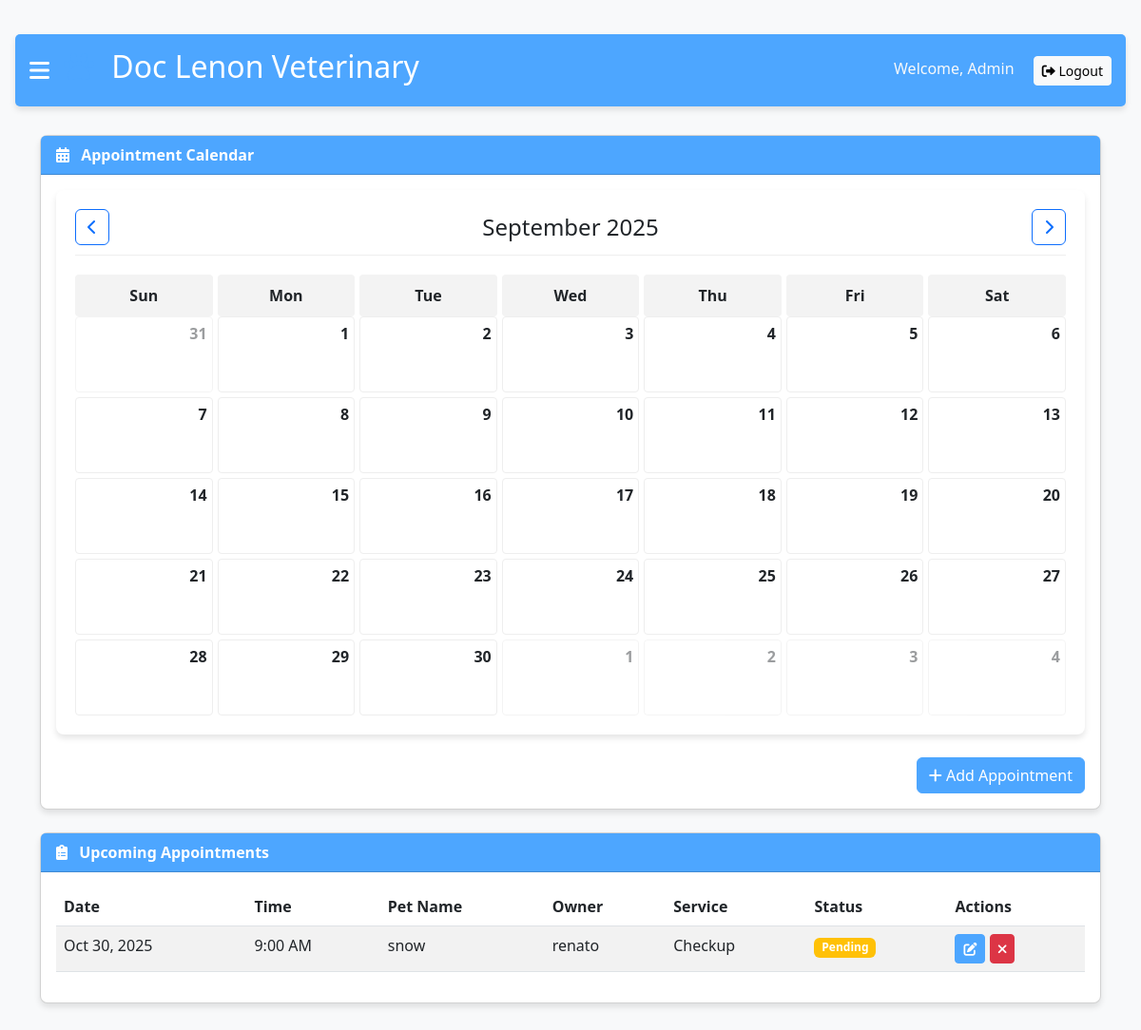
Page /c3.php?year=2025&month=9 (signed in) on the earlier database version.
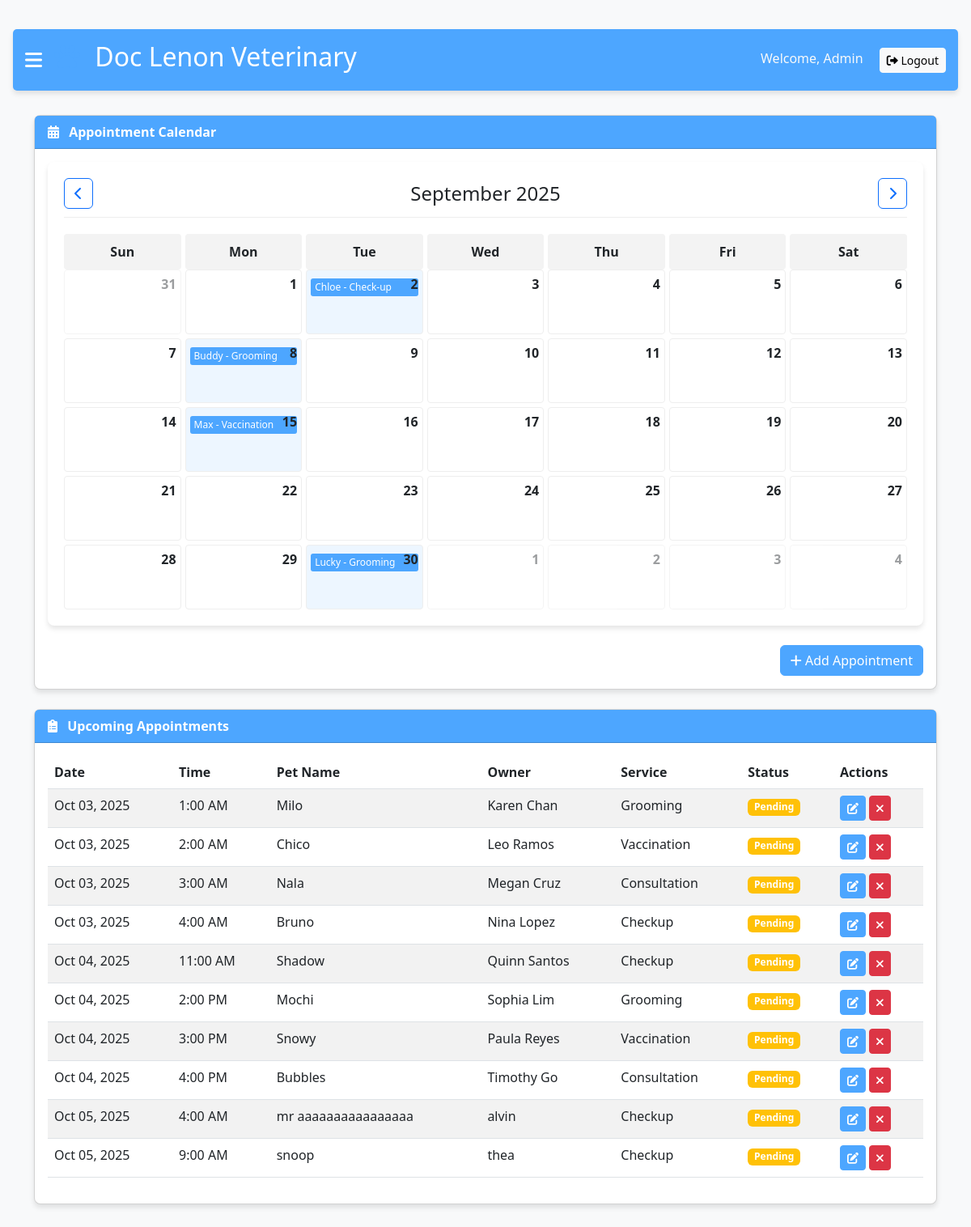
Same page on the later database version.
### tables this page shows
CREATE TABLE `appointments` (
  `id` int(11) NOT NULL,
  `appointment_date` date NOT NULL,
  `appointment_time` time NOT NULL,
  `pet_name` varchar(100) NOT NULL,
  `pet_type` varchar(50) NOT NULL,
  `owner_name` varchar(100) NOT NULL,
  `owner_phone` varchar(20) NOT NULL,
  `service_type` varchar(50) NOT NULL,
  `notes` text DEFAULT NULL,
  `status` varchar(20) DEFAULT 'Pending',
  `created_at` timestamp NOT NULL DEFAULT current_timestamp()
);

### c3.php (the view, shortened to what the changed rows need)
<?php
$servername = "localhost";
$username = "root";
$password = "";
$dbname = "taho";
$conn = new mysqli($servername, $username, $password, $dbname);
$year = isset($_GET['year']) ? intval($_GET['year']) : date('Y');
$month = isset($_GET['month']) ? intval($_GET['month']) : date('n');
$firstDayOfMonth = mktime(0, 0, 0, $month, 1, $year);
$numberDays = date('t', $firstDayOfMonth);
$dateComponents = getdate($firstDayOfMonth);
$dayOfWeek = $dateComponents['wday'];
$appointments = [];
$sql = "SELECT * FROM appointments";
$result = $conn->query($sql);
if ($result && $result->num_rows > 0) {
    while ($row = $result->fetch_assoc()) {
        $date = $row['appointment_date'];
        if (!isset($appointments[$date])) {
            $appointments[$date] = [];
        }
        $appointments[$date][] = [
            'id' => $row['id'],
            'pet_name' => htmlspecialchars($row['pet_name']),
            'service' => htmlspecialchars($row['service_type']),
            'time' => date('g:i A', strtotime($row['appointment_time']))
        ];
    }
}
$upcomingAppointments = [];
$sql = "SELECT * FROM appointments WHERE appointment_date >= CURDATE() ORDER BY appointment_date, appointment_time LIMIT 10";
$result = $conn->query($sql);
if ($result && $result->num_rows > 0) {
    while ($row = $result->fetch_assoc()) {
        $upcomingAppointments[] = [
            'id' => $row['id'],
            'date' => date('M d, Y', strtotime($row['appointment_date'])),
            'time' => date('g:i A', strtotime($row['appointment_time'])),
            'pet_name' => htmlspecialchars($row['pet_name']),
            'owner' => htmlspecialchars($row['owner_name']),
            'service' => htmlspecialchars($row['service_type']),
            'status' => 'Pending'
        ];
    }
}
?>
<!DOCTYPE html>
<html lang="en">
<head>
    <link href="https://cdn.jsdelivr.net/npm/bootstrap@5.3.0-alpha1/dist/css/bootstrap.min.css" rel="stylesheet">
    <link rel="stylesheet" href="https://cdnjs.cloudflare.com/ajax/libs/font-awesome/6.0.0/css/all.min.css">
</head>
<body>
    <div id="main" class="main-content">
        <div class="admin-header">
            <div class="d-flex align-items-center">
                <h2><i class="fas fa-paw paw-logo"></i> Doc Lenon Veterinary</h2>
            </div>
        </div>
        <div class="container">
            <div class="row">
                <div class="col-md-12">
                    <div class="card mb-4">
                        <div class="card-body">
                            <div class="calendar">
                                <div class="calendar-dates">
                                    <?php
                                    for ($i = 0; $i < $dayOfWeek; $i++) {
                                        $lastMonthDay = date('j', strtotime('last day of previous month', $firstDayOfMonth));
                                        $dayNum = $lastMonthDay - $dayOfWeek + $i + 1;
                                        echo '<div class="calendar-date text-muted">';
                                        echo '<div class="date-number">' . $dayNum . '</div>';
                                        echo '</div>';
                                    }
                                    for ($day = 1; $day <= $numberDays; $day++) {
                                        $currentDate = sprintf('%04d-%02d-%02d', $year, $month, $day);
                                        $hasAppointments = isset($appointments[$currentDate]) && count($appointments[$currentDate]) > 0;
                                        $class = 'calendar-date';
                                        if ($hasAppointments) $class .= ' has-appointments';
                                        echo '<div class="' . $class . '" data-date="' . $currentDate . '" onclick="showAppointments(\'' . $currentDate . '\')">';
                                        echo '<div class="date-number">' . $day . '</div>';
                                        if ($hasAppointments) {
                                            foreach ($appointments[$currentDate] as $index => $apt) {
                                                if ($index < 2) {
                                                    echo '<div class="appointment">' . $apt['pet_name'] . ' - ' . $apt['service'] . '</div>';
                                                } elseif ($index == 2) {
                                                    $remaining = count($appointments[$currentDate]) - 2;
                                                    echo '<div class="appointment">+' . $remaining . ' more</div>';
                                                    break;
                                                }
                                            }
                                        }
                                        echo '</div>';
                                    }
                                    $totalCells = $dayOfWeek + $numberDays;
                                    $remainingCells = 7 - ($totalCells % 7);
                                    if ($remainingCells < 7) {
                                        for ($i = 1; $i <= $remainingCells; $i++) {
                                            echo '<div class="calendar-date text-muted">';
                                            echo '<div class="date-number">' . $i . '</div>';
                                            echo '</div>';
                                        }
                                    }
                                    ?>
                                </div>
                            </div>
                        </div>
                    </div>
                    <div class="card">
                        <div class="card-body">
                            <div class="table-responsive">
                                <table class="table table-striped">
                                    <thead>
                                        <tr>
                                            <th>Date</th>
                                            <th>Time</th>
                                            <th>Pet Name</th>
                                            <th>Owner</th>
                                            <th>Service</th>
                                            <th>Status</th>
                                            <th>Actions</th>
                                        </tr>
                                    </thead>
                                    <tbody>
                                        <?php foreach ($upcomingAppointments as $appointment): ?>
                                            <tr>
                                                <td><?php echo $appointment['date']; ?></td>
                                                <td><?php echo $appointment['time']; ?></td>
                                                <td><?php echo $appointment['pet_name']; ?></td>
                                                <td><?php echo $appointment['owner']; ?></td>
                                                <td><?php echo $appointment['service']; ?></td>
                                                <td>
                                                    <span class="badge bg-warning"><?php echo $appointment['status']; ?></span>
                                                </td>
                                                <td>
                                                    <button class="btn btn-sm btn-primary edit-apt" data-id="<?php echo $appointment['id']; ?>" title="Edit">
                                                        <i class="fas fa-edit"></i>
                                                    </button>
                                                    <button class="btn btn-sm btn-danger cancel-apt" data-id="<?php echo $appointment['id']; ?>" title="Cancel">
                                                        <i class="fas fa-times"></i>
                                                    </button>
                                                </td>
                                            </tr>
                                        <?php endforeach; ?>
                                    </tbody>
                                </table>
                            </div>
                        </div>
                    </div>
                </div>
            </div>
        </div>
    </div>
</body>
</html>

Differences in the rows shown:
no longer on this page (row edited): appointments: date "Oct 30, 2025", time "9:00 AM", pet_name "snow", owner_name "renato", service_type "Checkup", status "Pending"
added appointments: pet_name "Chloe", service_type "Check-up"
added appointments: pet_name "Buddy", service_type "Grooming"
added appointments: pet_name "Max", service_type "Vaccination"
added appointments: pet_name "Lucky", service_type "Grooming"
added appointments: date "Oct 03, 2025", time "1:00 AM", pet_name "Milo", owner_name "Karen Chan", service_type "Grooming", status "Pending"
added appointments: date "Oct 03, 2025", time "2:00 AM", pet_name "Chico", owner_name "Leo Ramos", service_type "Vaccination", status "Pending"
added appointments: date "Oct 03, 2025", time "3:00 AM", pet_name "Nala", owner_name "Megan Cruz", service_type "Consultation", status "Pending"
added appointments: date "Oct 03, 2025", time "4:00 AM", pet_name "Bruno", owner_name "Nina Lopez", service_type "Checkup", status "Pending"
added appointments: date "Oct 04, 2025", time "11:00 AM", pet_name "Shadow", owner_name "Quinn Santos", service_type "Checkup", status "Pending"
added appointments: date "Oct 04, 2025", time "2:00 PM", pet_name "Mochi", owner_name "Sophia Lim", service_type "Grooming", status "Pending"
added appointments: date "Oct 04, 2025", time "3:00 PM", pet_name "Snowy", owner_name "Paula Reyes", service_type "Vaccination", status "Pending"
added appointments: date "Oct 04, 2025", time "4:00 PM", pet_name "Bubbles", owner_name "Timothy Go", service_type "Consultation", status "Pending"
added appointments: date "Oct 05, 2025", time "4:00 AM", pet_name "mr aaaaaaaaaaaaaaaa", owner_name "alvin", service_type "Checkup", status "Pending"
added appointments: date "Oct 05, 2025", time "9:00 AM", pet_name "snoop", owner_name "thea", service_type "Checkup", status "Pending"
